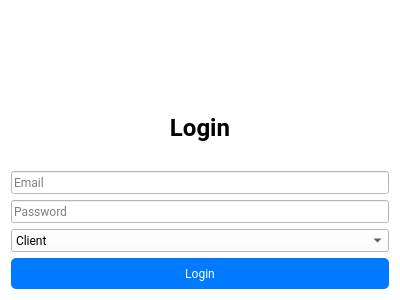
<?xml version="1.0" encoding="UTF-8"?>
   <ui version="4.0">
    <class>LoginWindow</class>
    <widget class="QWidget" name="LoginWindow">
     <property name="geometry">
      <rect>
       <x>0</x>
       <y>0</y>
       <width>400</width>
       <height>300</height>
      </rect>
     </property>
     <property name="windowTitle">
      <string>Microfinance Manager - Login</string>
     </property>
     <property name="styleSheet">
      <string>background-color: #FFFFFF; font-family: Roboto;</string>
     </property>
     <layout class="QVBoxLayout" name="verticalLayout">
      <item>
       <widget class="QLabel" name="label_logo">
        <property name="text">
         <string>&lt;html&gt;&lt;head/&gt;&lt;body&gt;&lt;p align="center"&gt;&lt;img src=":logo.png"/&gt;&lt;/p&gt;&lt;/body&gt;&lt;/html&gt;</string>
        </property>
       </widget>
      </item>
      <item>
       <widget class="QLabel" name="label_title">
        <property name="text">
         <string>&lt;html&gt;&lt;head/&gt;&lt;body&gt;&lt;p align="center"&gt;&lt;span style=" font-size:18pt; font-weight:600;"&gt;Login&lt;/span&gt;&lt;/p&gt;&lt;/body&gt;&lt;/html&gt;</string>
        </property>
       </widget>
      </item>
      <item>
       <widget class="QLineEdit" name="email_input">
        <property name="placeholderText">
         <string>Email</string>
        </property>
       </widget>
      </item>
      <item>
       <widget class="QLineEdit" name="password_input">
        <property name="echoMode">
         <enum>QLineEdit::Password</enum>
        </property>
        <property name="placeholderText">
         <string>Password</string>
        </property>
       </widget>
      </item>
      <item>
       <widget class="QComboBox" name="role_combo">
        <item>
         <property name="text">
          <string>Client</string>
         </property>
        </item>
        <item>
         <property name="text">
          <string>Admin</string>
         </property>
        </item>
        <item>
         <property name="text">
          <string>Loan Officer</string>
         </property>
        </item>
       </widget>
      </item>
      <item>
       <widget class="QPushButton" name="login_button">
        <property name="text">
         <string>Login</string>
        </property>
        <property name="styleSheet">
         <string>background-color: #007BFF; color: white; border-radius: 5px; padding: 8px;</string>
        </property>
       </widget>
      </item>
     </layout>
    </widget>
    <resources/>
    <connections/>
   </ui>
